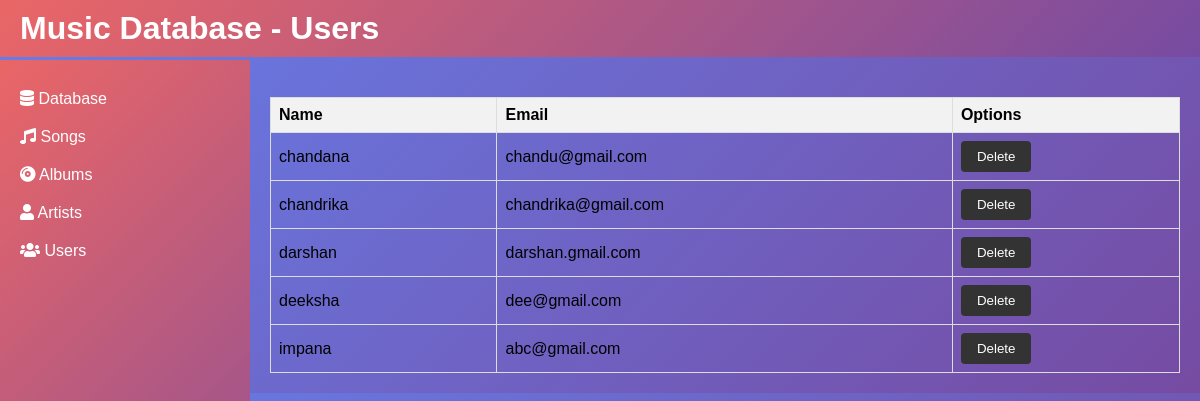
/admin_users.php (signed in), run on the app's committed database.
### tables this page shows
CREATE TABLE `user_login` (
  `id` varchar(20) NOT NULL,
  `email` varchar(20) NOT NULL,
  `pass` varchar(10) NOT NULL
);

### admin_users.php (the view, shortened to what this page needs)
<!DOCTYPE html>
<html lang="en">
<head>
<link rel="stylesheet" href="https://cdnjs.cloudflare.com/ajax/libs/font-awesome/5.15.4/css/all.min.css">
</head>
<body>
<div class="navbar">
    <h1>Music Database - Users</h1>
</div>
<div class="sidebar" id="sidebar">
  <a href="./dashboard.php" class="active"><i class="fas fa-database"></i> Database</a>
  <a href="./admin_songs.php"><i class="fas fa-music"></i> Songs</a>
  <a href="./admin_albums.php"><i class="fas fa-compact-disc"></i> Albums</a>
  <a href="./admin_artists.php"><i class="fas fa-user"></i> Artists</a>
  <a href="./admin_users.php"><i class="fas fa-users"></i> Users</a>
</div>
<div class="content">
    <table>
        <tr>
            <th>Name</th>
            <th>Email</th>
            <th>Options</th>
        </tr>
        <tr>
        <?php
        include "connection.php";
        $sql="SELECT * FROM user_login";
        $res=mysqli_query($conn, $sql);
        $num=mysqli_num_rows($res);
        for ($i=0; $i <$num ; $i++) {
          $row=mysqli_fetch_assoc($res);
        ?>
            <tr>
            <td><?php echo $row['id'] ?></td>
            <td><?php echo $row['email'] ?></td>
            <td>
                <a href="./admin_delete_user.php?id=<?php echo $row['id'] ?>"><button>Delete</button></a>
            </td>
        </tr>
        <?php
        }
        ?>
    </table>
</div>
</body>
</html>

### admin_users.php (style rules this page uses)
body { margin: 0; overflow:scroll; padding: 0; justify-content:center; align-items: top; background: linear-gradient(135deg, #667eea, #764ba2); font-family: Arial, sans-serif; }
.navbar { background: linear-gradient(135deg, #ea6666, #764ba2); color: white; padding: 10px 20px; display: flex; justify-content: space-between; align-items: center; position: sticky; top:0px; }
.navbar h1 { margin: 0; }
.sidebar { position: fixed; left: 0; top: 60px; height: calc(100% - 60px); width: 250px; background: linear-gradient(135deg, #ea6666, #764ba2); padding-top: 20px; transition: all 0.3s; }
.sidebar a { display: block; color: white; padding: 10px 20px; text-decoration: none; transition: background 0.3s; }
.content { margin-left: 250px; padding: 20px; transition: all 0.3s; }
table { width: 100%; border-collapse: collapse; margin-top: 20px; }
table, th, td { border: 1px solid #ddd; padding: 8px; text-align: left; }
th { background-color: #f2f2f2; }
button { padding: 8px 16px; background-color: #333; color: white; border: none; border-radius: 4px; cursor: pointer; }

### data on the page
user_login: id "chandana", email "chandu@gmail.com"
user_login: id "chandrika", email "chandrika@gmail.com"
user_login: id "darshan", email "darshan.gmail.com"
user_login: id "deeksha", email "dee@gmail.com"
user_login: id "impana", email "abc@gmail.com"
